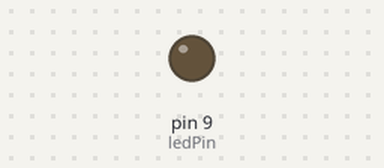
Bench run of a sketch on a simulated Arduino Pro Mini, built with avr-gcc and run on an emulated ATmega328P. Parts: output pins drawn as LEDs (lit = HIGH).

Above: at 0.45 s.
At 11.5 s:
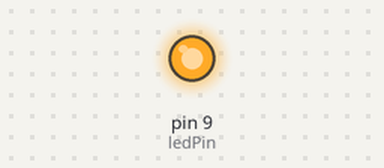
Timing chart, 0 to 12.0 s (numbered marks = the images above):
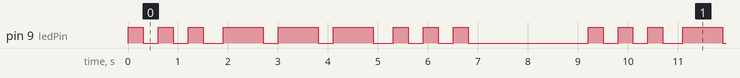

The sketch:

sequencer_sos_03.ino
```cpp
// (licence header left out)
#define ledPin 9

// 1 char = 100 ms
const char PROGMEM sequence[] =
  "111000111000111000"
  "0"
  "111111110001111111100011111111000"
  "0"
  "111000111000111000"
  "00000000000000000000";
const int sequence_length = sizeof(sequence)/sizeof(char);

class Sequencer {
  char *data;
  int len;
  int pos;

public:
  Sequencer(char *_data, int _len)
  : data(_data), len(_len), pos(0)
  {}

  void next() {
    char b = pgm_read_byte(&data[pos]);
    digitalWrite(ledPin,b=='1');
    pos++;
    if(pos==len)
      pos=0;
  }
};

Sequencer seq(sequence,sequence_length);

void setupTimer1() {
  noInterrupts();
  // Clear registers
  TCCR1A = 0;
  TCCR1B = 0;
  TCNT1 = 0;

  // 10 Hz (16000000/((6249+1)*256))
  OCR1A = 6249;
  // CTC
  TCCR1B |= (1 << WGM12);
  // Prescaler 256
  TCCR1B |= (1 << CS12);
  // Output Compare Match A Interrupt Enable
  TIMSK1 |= (1 << OCIE1A);
  interrupts();
}

void setup() {
  pinMode(ledPin, OUTPUT);
  setupTimer1();
}

void loop() {
}

ISR(TIMER1_COMPA_vect) {
  seq.next();
}
```

Measured:
- by itself, pin 9 (ledPin): repeats every 9.2 s: HIGH 0.30 s, LOW 0.30 s, HIGH 0.30 s, LOW 0.40 s, 2 × (HIGH 0.80 s, LOW 0.30 s), HIGH 0.80 s, LOW 0.40 s, 2 × (HIGH 0.30 s, LOW 0.30 s), HIGH 0.30 s, LOW 2.4 s, HIGH 0.30 s, LOW 0.30 s
- by itself, everything shown: repeats every 9.2 s, in 18 steps
